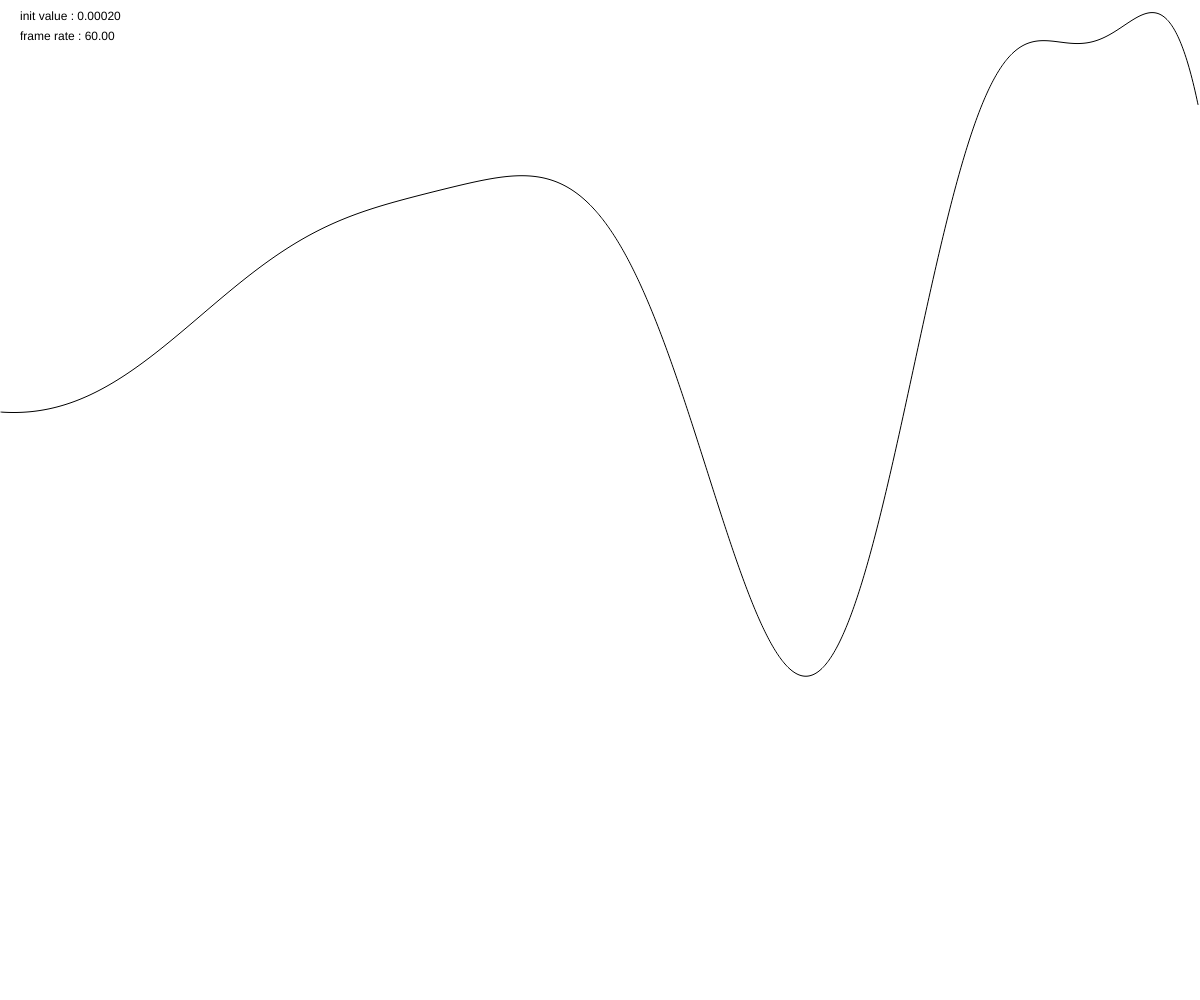
Frame 1 (no input)
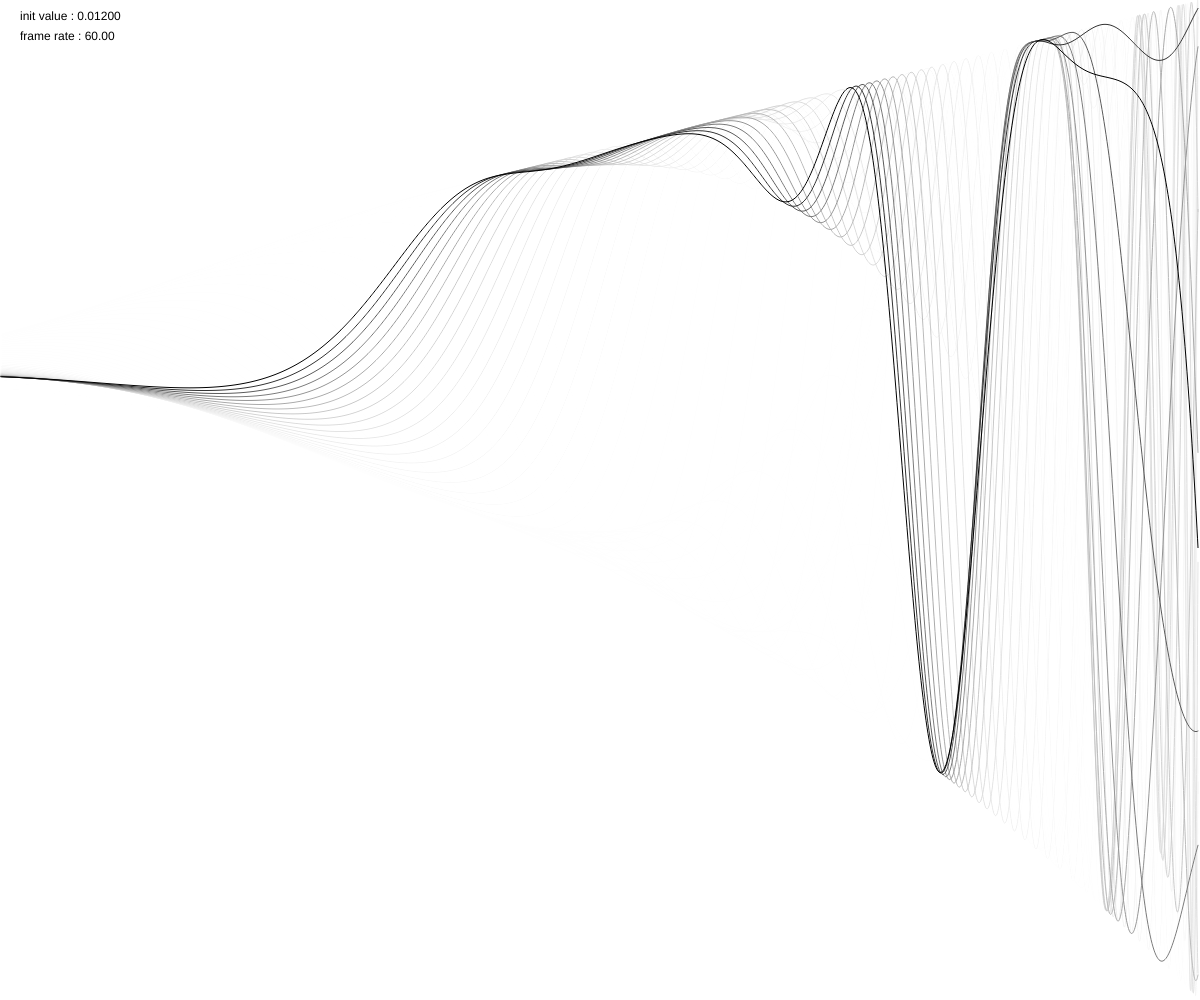
Frame 60 (no input)
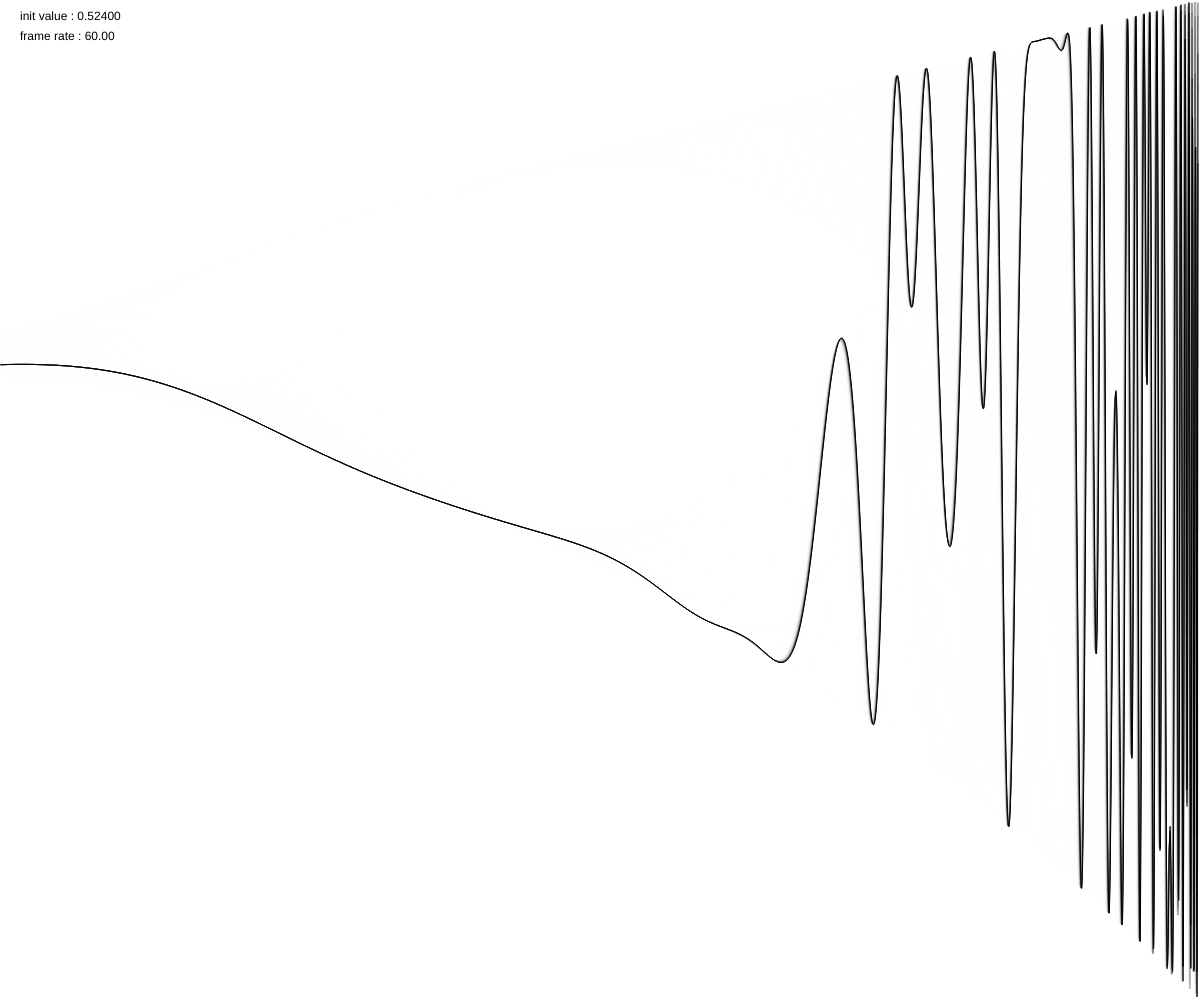
Frame 120 (the mouse pressed at the canvas centre since frame 60)

The p5.js sketch that drew these frames (run headless with seeded random() and noise() and a simulated clock; from frame 60 on, the mouse is pressed at the canvas centre):

// p5.js sketch
// ── sketch.js
// 4.669201609102990671853203820466201617258185577475768632745651343004134

var feigenbaum = 4.669201;
var mode = 0;


function setup() {
    createCanvas(windowWidth, windowHeight);
}

function draw() {
    switch (mode) {
        case 0:
            background(255, 50);
            stroke(0);
            noFill();
            var initVal = ((frameCount * 0.0002) + map(mouseX, 0, width, 0, 1)) % 1;
            beginShape();
            for (var x = 0; x < width; x++) {
                var growth = map(x, 0, width, 2.8, 4.);
                var points = logistic(initVal, growth, 10);
                curveVertex(x, (1 - points[9]) * height);
            }
            endShape();
            caption(initVal);
            break;
        case 1:
            stroke(0, 20);
            noFill();
            var points;
            var initVal = random(0, 1.);
            for (var x = 0; x < width; x++) {
                var growth = map(x, 0, width, 2.8, 4.);
                points = logistic(initVal, growth, 20);
                for (var index = 10; index < 20; index += 1.) {
                    point(x, (1 - points[index]) * height);
                }
            }
            caption(initVal);
            break;
        case 2:
            stroke(0, 20);
            noFill();
            var points;
            var initVal;
            for (var x = 0; x < width; x += 1) {
                initVal = Math.random();
                var growth = map(x, 0, width, 2.8, 4.);
                points = logistic(initVal, growth, 50);
                for (var index = 40; index < 50; index += 1) {
                    point(x, (1 - points[index]) * height);
                }
            }
            break;
    }
}

function logistic(init, growth, size) {
    var response = [];
    var x = response[0] = init * growth * (1 - init);
    for (var i = 1; i < size; i++) {
        x = response[i] = x * growth * (1 - x);
    }
    return response;
}

function mapLog(src, smin, smax, dmin, dmax) {
    var norm = (src - smin) / (smax - smin);
    return Math.log((norm * Math.LN2) + 1) / Math.log(feigenbaum) * (dmax - dmin) + dmin;
}

function caption(val) {
    fill(255, 255);
    noStroke();
    rect(0, 0, 200, 50);
    fill(0);
    text("init value : " + val.toFixed(5), 20, 20);
    text("frame rate : " + frameRate().toFixed(2), 20, 40);
}

function mouseClicked() {
    mode = (mode + 1) % 3;
    if (mode > 0) {
        background(255);
    }
}
